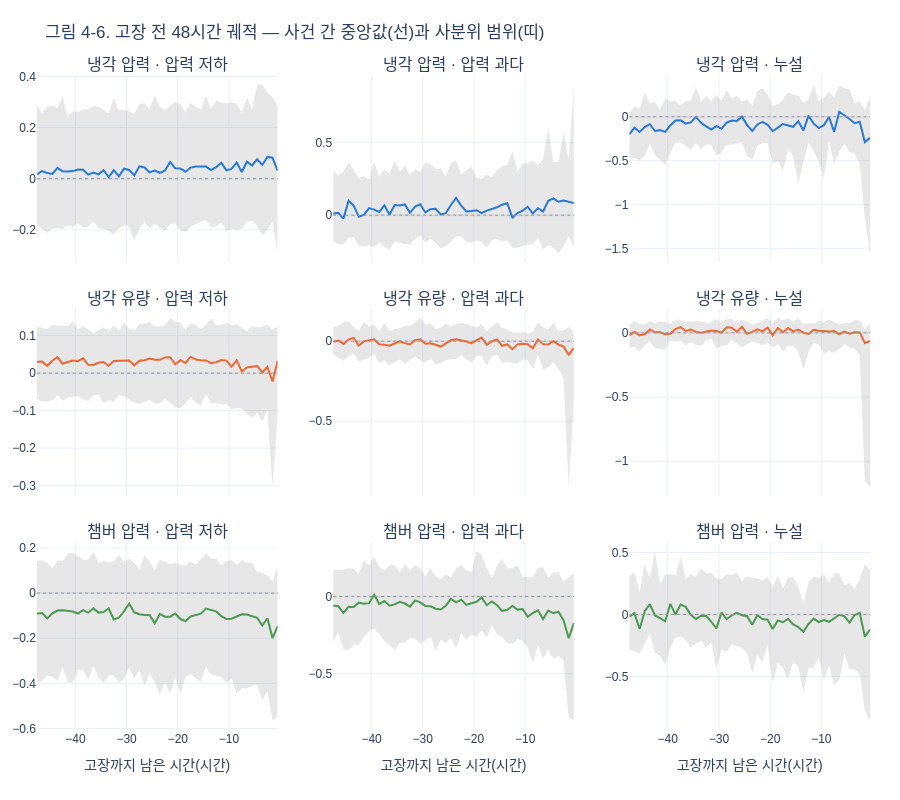

The cell this chart's notebook holds for it:
### Markdown cell above
### 4-6. 고장 전 궤적 (Q2)

고장 기록 1,211건마다 **고장 전 48시간**을 1시간 단위로 나눠 센서 z값의 평균을 구하고, 사건 사이의 **중앙값과 사분위 범위**를 그린다. 0은 같은 조건의 평소 수준이다. 기록이 있는 사건만 시간별 분모에 들어가서 시간마다 사건 수가 다르다. 같은 장비의 반복 고장은 독립이 아니다.

### Code cell
KEY = ['FLOWCOOLPRESSURE', 'FLOWCOOLFLOWRATE', 'IONGAUGEPRESSURE']
H = 48
traj_parts = []
zk = Z[KEY].to_numpy()
for tool, idx in tool_idx.items():
    t = t_all[idx]; zz = zk[idx]
    for e in events[events.Tool == tool].itertuples():
        lo = np.searchsorted(t, e.time - H * HOUR, 'left'); hi = np.searchsorted(t, e.time, 'left')
        if hi <= lo:
            continue
        blk = pd.DataFrame(zz[lo:hi], columns=KEY)
        blk['h'] = (e.time - t[lo:hi] - 1) // HOUR
        g = blk.groupby('h')[KEY].mean().reset_index()
        g['event'] = f'{tool}_{e.time}_{e.fault_type}'; g['fault_type'] = e.fault_type
        traj_parts.append(g)
traj = pd.concat(traj_parts, ignore_index=True)
prof = (traj.melt(id_vars=['event', 'fault_type', 'h'], value_vars=KEY, var_name='sensor', value_name='z').dropna()
        .groupby(['fault_type', 'sensor', 'h']).z
        .agg(median='median', q25=lambda s: s.quantile(.25), q75=lambda s: s.quantile(.75), n_events='size').reset_index())

fig = make_subplots(rows=len(KEY), cols=3, shared_xaxes=True, vertical_spacing=.07,
                    subplot_titles=[f'{NAMES[s]} · {FSHORT[f]}' for s in KEY for f in FAULTS])
colors = {'FLOWCOOLPRESSURE': '#2a78d6', 'FLOWCOOLFLOWRATE': '#eb6834', 'IONGAUGEPRESSURE': '#4c9a52'}
for i, s in enumerate(KEY, 1):
    for j, f in enumerate(FAULTS, 1):
        p = prof[(prof.sensor == s) & (prof.fault_type == f)].sort_values('h')
        x = -p.h.to_numpy() - 0.5
        fig.add_scatter(x=np.r_[x, x[::-1]], y=np.r_[p.q75, p.q25[::-1]], fill='toself', mode='none',
                        fillcolor='rgba(120,120,120,.18)', showlegend=False, row=i, col=j)
        fig.add_scatter(x=x, y=p['median'], mode='lines', line=dict(color=colors[s], width=2), showlegend=False,
                        hovertemplate='%{x:.1f}시간 전<br>중앙값 %{y:.3f}<extra></extra>', row=i, col=j)
        fig.add_hline(y=0, line=dict(color='#999', dash='dot', width=1), row=i, col=j)
fig.update_xaxes(title_text='고장까지 남은 시간(시간)', row=len(KEY))
fig.update_layout(title='그림 4-6. 고장 전 48시간 궤적 — 사건 간 중앙값(선)과 사분위 범위(띠)')
show(fig, 800)

late = prof[prof.h < 3].groupby(['fault_type', 'sensor'])['median'].median()
early = prof[(prof.h >= 24) & (prof.h < 48)].groupby(['fault_type', 'sensor'])['median'].median()
delta = (late - early).rename('직전 3시간 − 24~48시간 전').reset_index()
delta['고장 종류'] = delta.fault_type.map(FSHORT); delta['센서'] = delta.sensor.map(NAMES)
nev = traj.groupby('fault_type').event.nunique()
delta['기록 있는 사건'] = delta.fault_type.map(nev)
display(delta[['고장 종류', '센서', '직전 3시간 − 24~48시간 전', '기록 있는 사건']].round(3).reset_index(drop=True))
